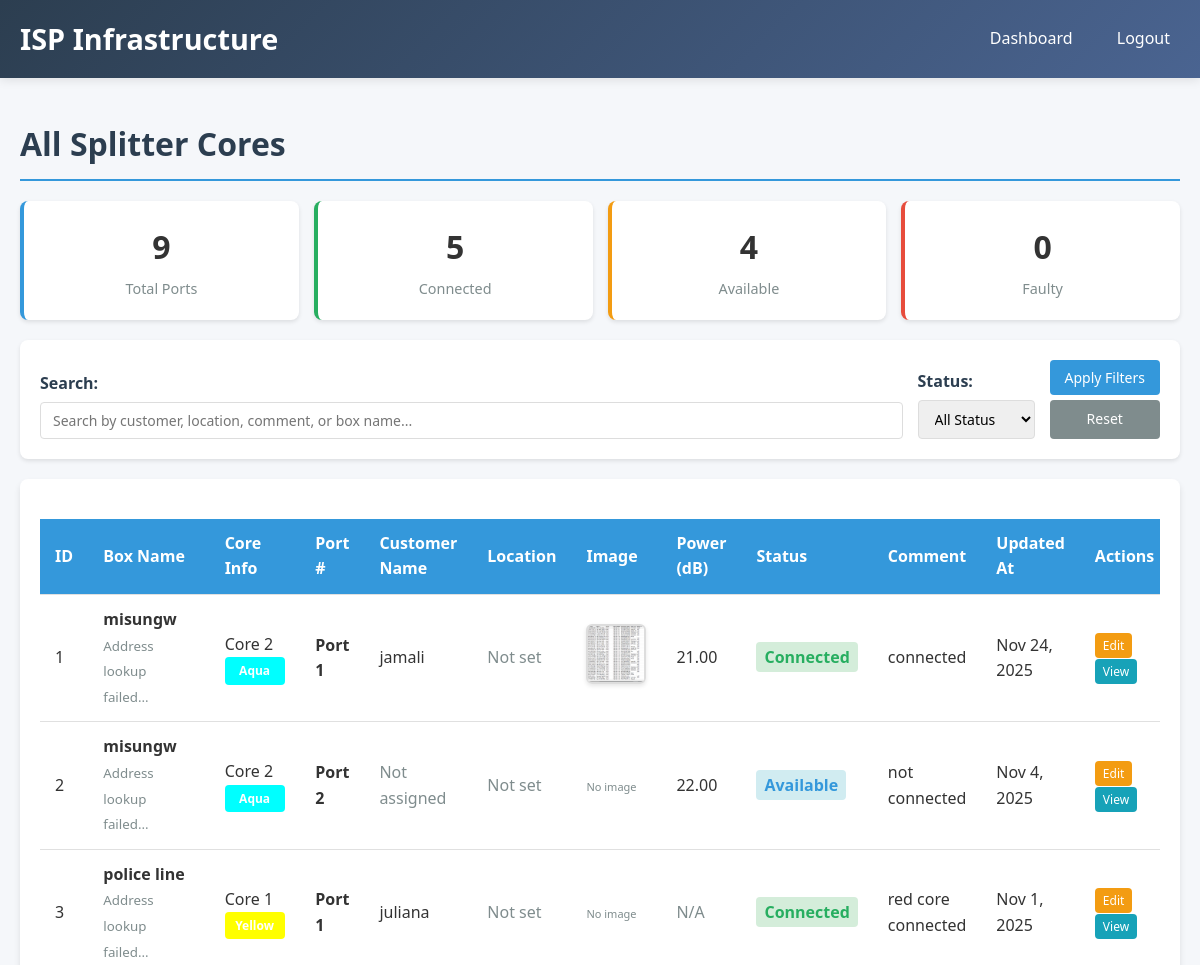
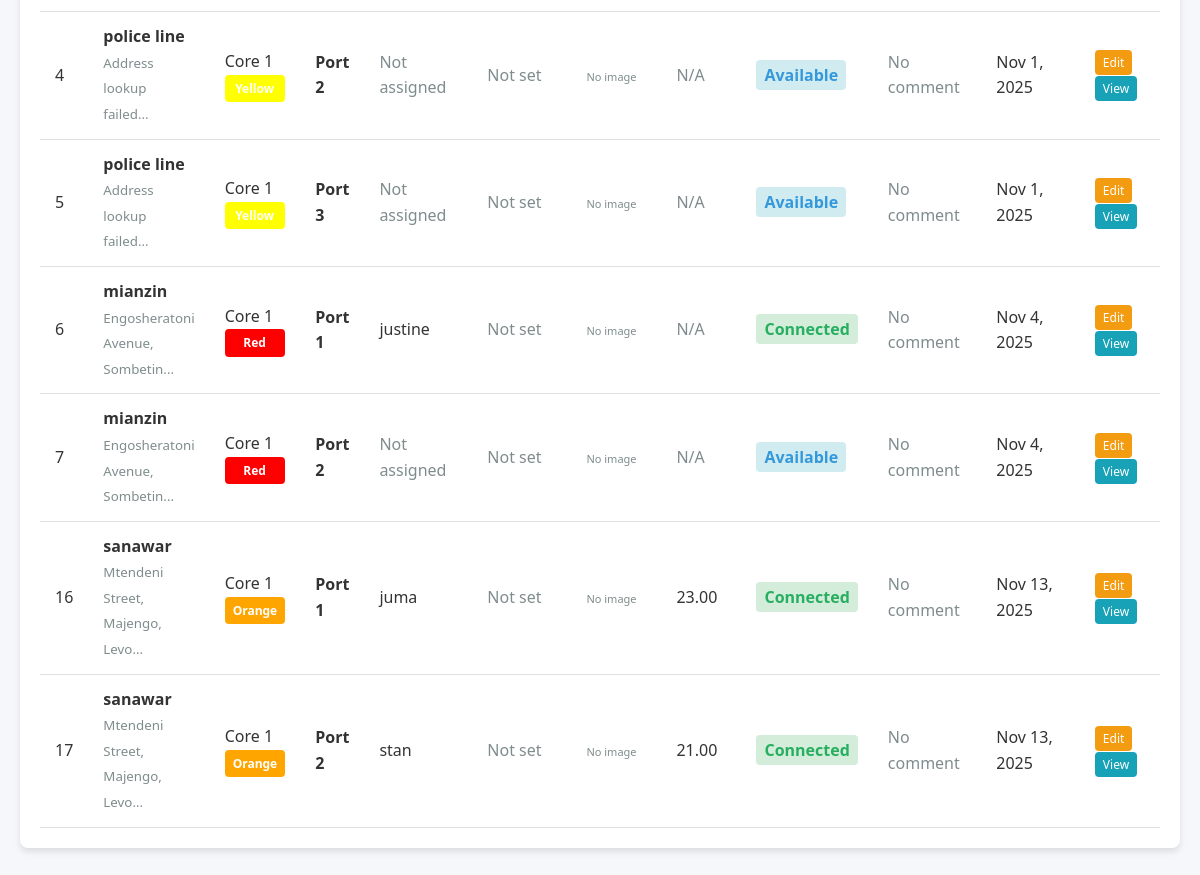
Screenshot of /splitter_details.php (signed in) with the database file from the repository (2 pictures, top to bottom).
### tables this page shows
CREATE TABLE `splitter_cores` (
  `id` int(11) NOT NULL,
  `core_id` int(11) NOT NULL,
  `splitter_core_number` int(11) NOT NULL,
  `customer_name` varchar(255) DEFAULT NULL,
  `customer_location` text DEFAULT NULL,
  `customer_image` varchar(255) DEFAULT NULL,
  `comment` text DEFAULT NULL,
  `created_at` timestamp NOT NULL DEFAULT current_timestamp(),
  `power` decimal(5,2) DEFAULT NULL,
  `status` enum('connected','available','faulty') DEFAULT 'available',
  `core_detail` text DEFAULT NULL,
  `connected_at` timestamp NULL DEFAULT NULL,
  `updated_at` timestamp NOT NULL DEFAULT current_timestamp() ON UPDATE current_timestamp()
);

CREATE TABLE `boxes` (
  `id` int(11) NOT NULL,
  `box_name` varchar(100) NOT NULL,
  `total_cores` int(11) NOT NULL,
  `location_lat` decimal(10,8) DEFAULT NULL,
  `location_lng` decimal(11,8) DEFAULT NULL,
  `address` text DEFAULT NULL,
  `created_by` int(11) DEFAULT NULL,
  `created_at` timestamp NOT NULL DEFAULT current_timestamp()
);

CREATE TABLE `cores` (
  `id` int(11) NOT NULL,
  `box_id` int(11) DEFAULT NULL,
  `core_number` int(11) NOT NULL,
  `color` varchar(50) NOT NULL,
  `power_level` decimal(5,2) DEFAULT NULL,
  `is_connected` tinyint(1) DEFAULT 0,
  `connected_to` varchar(100) DEFAULT NULL,
  `technician_name` varchar(100) DEFAULT NULL,
  `customer_location` varchar(255) DEFAULT NULL,
  `customer_image` varchar(255) DEFAULT NULL,
  `connection_date` timestamp NULL DEFAULT NULL,
  `technician_notes` text DEFAULT NULL,
  `notes` text DEFAULT NULL,
  `connection_status` enum('available','connected','split') DEFAULT 'available',
  `connected_to_id` int(11) DEFAULT NULL,
  `connected_to_type` enum('core','splitter','customer') DEFAULT NULL
);

### splitter_details.php (the view, shortened to what this page needs)
<?php
require_once 'config.php';
$splitter_cores = [];
$search_term = '';
$status_filter = '';
try {
    $sql = "
        SELECT
            sc.*,
            c.core_number,
            c.color,
            c.power_level as core_power,
            b.box_name,
            b.address as box_address
        FROM splitter_cores sc
        LEFT JOIN cores c ON sc.core_id = c.id
        LEFT JOIN boxes b ON c.box_id = b.id
        WHERE 1=1
    ";
    $params = [];
    $sql .= " ORDER BY sc.core_id, sc.splitter_core_number";
    $stmt = $pdo->prepare($sql);
    $stmt->execute($params);
    $splitter_cores = $stmt->fetchAll(PDO::FETCH_ASSOC);
} catch (PDOException $e) {
    $error = "Database error: " . $e->getMessage();
    error_log("Database error in splitter_cores_list.php: " . $e->getMessage());
}
$total_ports = count($splitter_cores);
$connected_ports = 0;
$available_ports = 0;
$faulty_ports = 0;
foreach ($splitter_cores as $core) {
    switch ($core['status']) {
        case 'connected':
            $connected_ports++;
            break;
        case 'available':
            $available_ports++;
            break;
    }
}
?>
<!DOCTYPE html>
<html lang="en">
<head>
    <link rel="stylesheet" href="https://cdn.jsdelivr.net/npm/bootstrap-icons@1.10.0/font/bootstrap-icons.css">
</head>
<body>
    <header>
        <div class="header-content">
            <div class="logo">ISP Infrastructure</div>
            <div class="nav-links">
                <a href="dashboard.php">Dashboard</a>
                <a href="logout.php">Logout</a>
            </div>
        </div>
    </header>
    <div class="container">
        <div class="page-title">
            <h1>All Splitter Cores</h1>
        </div>
        <div class="stats-grid">
            <div class="stat-card total">
                <div class="stat-value"><?php echo $total_ports; ?></div>
                <div class="stat-label">Total Ports</div>
            </div>
            <div class="stat-card connected">
                <div class="stat-value"><?php echo $connected_ports; ?></div>
                <div class="stat-label">Connected</div>
            </div>
            <div class="stat-card available">
                <div class="stat-value"><?php echo $available_ports; ?></div>
                <div class="stat-label">Available</div>
            </div>
            <div class="stat-card faulty">
                <div class="stat-value"><?php echo $faulty_ports; ?></div>
                <div class="stat-label">Faulty</div>
            </div>
        </div>
        <div class="filters">
            <form method="GET" class="filter-form">
                <div class="form-group">
                    <label for="search">Search:</label>
                    <input type="text" id="search" name="search" class="form-control"
                           placeholder="Search by customer, location, comment, or box name..."
                           value="<?php echo htmlspecialchars($search_term); ?>">
                </div>
                <div class="form-group">
                    <label for="status">Status:</label>
                    <select id="status" name="status" class="form-control">
                        <option value="">All Status</option>
                    </select>
                </div>
                <div class="form-group">
                    <button type="submit" class="btn">Apply Filters</button>
                    <a href="splitter_cores_list.php" class="btn btn-cancel" style="margin-top: 5px;">Reset</a>
                </div>
            </form>
        </div>
        <div class="card">
            <?php if (empty($splitter_cores)): ?>
                <div class="empty-state">
                    <p>No splitter cores found.</p>
                    <?php if ($search_term || $status_filter): ?>
                        <p>Try adjusting your search criteria.</p>
                        <a href="splitter_cores_list.php" class="btn" style="margin-top: 15px;">Clear Filters</a>
                    <?php endif; ?>
                </div>
            <?php else: ?>
                <div class="table-container">
                    <table class="data-table">
                        <thead>
                            <tr>
                                <th>ID</th>
                                <th>Box Name</th>
                                <th>Core Info</th>
                                <th>Port #</th>
                                <th>Customer Name</th>
                                <th>Location</th>
                                <th>Image</th>
                                <th>Power (dB)</th>
                                <th>Status</th>
                                <th>Comment</th>
                                <th>Updated At</th>
                                <th>Actions</th>
                            </tr>
                        </thead>
                        <tbody>
                            <?php foreach ($splitter_cores as $core): ?>
                                <tr id="row-<?php echo $core['id']; ?>">
                                    <td><?php echo htmlspecialchars($core['id']); ?></td>
                                    <td>
                                        <?php if ($core['box_name']): ?>
                                            <strong><?php echo htmlspecialchars($core['box_name']); ?></strong>
                                            <?php if ($core['box_address']): ?>
                                                <br><small style="color: #7f8c8d;"><?php echo htmlspecialchars(substr($core['box_address'], 0, 30)) . '...'; ?></small>
                                            <?php endif; ?>
                                        <?php else: ?>
                                            <span style="color: #7f8c8d;">N/A</span>
                                        <?php endif; ?>
                                    </td>
                                    <td>
                                        <?php if ($core['core_number']): ?>
                                            Core <?php echo htmlspecialchars($core['core_number']); ?>
                                            <br>
                                            <span class="color-badge" style="background: <?php echo htmlspecialchars($core['color']); ?>;">
                                                <?php echo htmlspecialchars($core['color']); ?>
                                            </span>
                                        <?php else: ?>
                                            <span style="color: #7f8c8d;">N/A</span>
                                        <?php endif; ?>
                                    </td>
                                    <td><strong>Port <?php echo htmlspecialchars($core['splitter_core_number']); ?></strong></td>
                                    <td>
                                        <span class="view-mode" id="customer-name-<?php echo $core['id']; ?>">
                                            <?php if (!empty($core['customer_name'])): ?>
                                                <?php echo htmlspecialchars($core['customer_name']); ?>
                                            <?php else: ?>
                                                <span style="color: #7f8c8d;">Not assigned</span>
                                            <?php endif; ?>
                                        </span>
                                    </td>
                                    <td>
                                        <span class="view-mode" id="customer-location-<?php echo $core['id']; ?>">
                                            <?php if (!empty($core['customer_location'])): ?>
                                                <?php echo htmlspecialchars(substr($core['customer_location'], 0, 20)); ?>
                                                <?php if (strlen($core['customer_location']) > 20): ?>...<?php endif; ?>
                                            <?php else: ?>
                                                <span style="color: #7f8c8d;">Not set</span>
                                            <?php endif; ?>
                                        </span>
                                    </td>
                                    <td>
                                        <div class="view-mode">
                                            <?php if (!empty($core['customer_image'])): ?>
                                                <img src="<?php echo htmlspecialchars($core['customer_image']); ?>"
                                                     alt="Customer Image"
                                                     class="customer-image"
                                                     onclick="viewCustomerDetails(<?php echo $core['id']; ?>)"
                                                     title="Click to view details">
                                            <?php else: ?>
                                                <span style="color: #7f8c8d; font-size: 11px;">No image</span>
                                            <?php endif; ?>
                                        </div>
                                    </td>
                                    <td>
                                        <span class="view-mode" id="power-<?php echo $core['id']; ?>">
                                            <?php if ($core['power']): ?>
                                                <?php echo htmlspecialchars($core['power']); ?>
                                            <?php else: ?>
                                                <span style="color: #7f8c8d;">N/A</span>
                                            <?php endif; ?>
                                        </span>
                                    </td>
                                    <td>
                                        <span class="view-mode" id="status-<?php echo $core['id']; ?>">
                                            <span class="status-<?php echo htmlspecialchars($core['status']); ?>">
                                                <?php echo ucfirst(htmlspecialchars($core['status'])); ?>
                                            </span>
                                        </span>
                                    </td>
                                    <td>
                                        <span class="view-mode" id="comment-<?php echo $core['id']; ?>">
                                            <?php
                                            $comment = $core['comment'] ?? '';
                                            if (!empty($comment)) {
                                                echo htmlspecialchars(substr($comment, 0, 30));
                                            } else {
                                                echo '<span style="color: #7f8c8d;">No comment</span>';
                                            }
                                            ?>
                                        </span>
                                    </td>
                                    <td>
                                        <?php
                                        if ($core['updated_at'] && $core['updated_at'] != '0000-00-00 00:00:00') {
                                            echo date('M j, Y', strtotime($core['updated_at']));
                                        } else {
                                            echo '<span style="color: #7f8c8d;">N/A</span>';
                                        }
                                        ?>
                                    </td>
                                    <td>
                                        <div class="action-buttons">
                                            <div class="view-mode">
                                                <button onclick="enableEdit(<?php echo $core['id']; ?>)"
                                                        class="btn btn-edit btn-sm"
                                                        title="Edit">
                                                    Edit
                                                </button>
                                                <button onclick="viewCustomerDetails(<?php echo $core['id']; ?>)"
                                                        class="btn btn-view btn-sm"
                                                        title="View Details">
                                                    View
                                                </button>
                                            </div>
                                        </div>
                                    </td>
                                </tr>
                            <?php endforeach; ?>
                        </tbody>
                    </table>
                </div>
            <?php endif; ?>
        </div>
    </div>
</body>
</html>

### rows the page displays
splitter_cores: id "1", boxes.box_name "misungw", boxes.address "Address lookup failed", core.core_number "2", core.color "Aqua", splitter_core_number "1", customer_name "jamali", customer_location "Not set", customer_image (picture), power "21.00", status "Connected", comment "connected", updated_at "Nov 24, 2025"
splitter_cores: id "2", boxes.box_name "misungw", boxes.address "Address lookup failed", core.core_number "2", core.color "Aqua", splitter_core_number "2", customer_name "Not assigned", shows "Not set", shows "No image", power "22.00", status "Available", comment "not connected", updated_at "Nov 4, 2025"
splitter_cores: id "3", boxes.box_name "police line", boxes.address "Address lookup failed", core.core_number "1", core.color "Yellow", splitter_core_number "1", customer_name "juliana", shows "Not set", shows "No image", shows "N/A", status "Connected", comment "red core connected", updated_at "Nov 1, 2025"
splitter_cores: id "4", boxes.box_name "police line", boxes.address "Address lookup failed", core.core_number "1", core.color "Yellow", splitter_core_number "2", customer_name "Not assigned", shows "Not set", shows "No image", shows "N/A", status "Available", shows "No comment", updated_at "Nov 1, 2025"
splitter_cores: id "5", boxes.box_name "police line", boxes.address "Address lookup failed", core.core_number "1", core.color "Yellow", splitter_core_number "3", customer_name "Not assigned", shows "Not set", shows "No image", shows "N/A", status "Available", shows "No comment", updated_at "Nov 1, 2025"
splitter_cores: id "6", boxes.box_name "mianzin", boxes.address "Engosheratoni Avenue, Sombetin", core.core_number "1", core.color "Red", splitter_core_number "1", customer_name "justine", shows "Not set", shows "No image", shows "N/A", status "Connected", shows "No comment", updated_at "Nov 4, 2025"
splitter_cores: id "7", boxes.box_name "mianzin", boxes.address "Engosheratoni Avenue, Sombetin", core.core_number "1", core.color "Red", splitter_core_number "2", customer_name "Not assigned", shows "Not set", shows "No image", shows "N/A", status "Available", shows "No comment", updated_at "Nov 4, 2025"
splitter_cores: id "16", boxes.box_name "sanawar", boxes.address "Mtendeni Street, Majengo, Levo", core.core_number "1", core.color "Orange", splitter_core_number "1", customer_name "juma", shows "Not set", shows "No image", power "23.00", status "Connected", shows "No comment", updated_at "Nov 13, 2025"
splitter_cores: id "17", boxes.box_name "sanawar", boxes.address "Mtendeni Street, Majengo, Levo", core.core_number "1", core.color "Orange", splitter_core_number "2", customer_name "stan", shows "Not set", shows "No image", power "21.00", status "Connected", shows "No comment", updated_at "Nov 13, 2025"

### other values shown
$total_ports "9"
$connected_ports "5"
$available_ports "4"
$faulty_ports "0"
